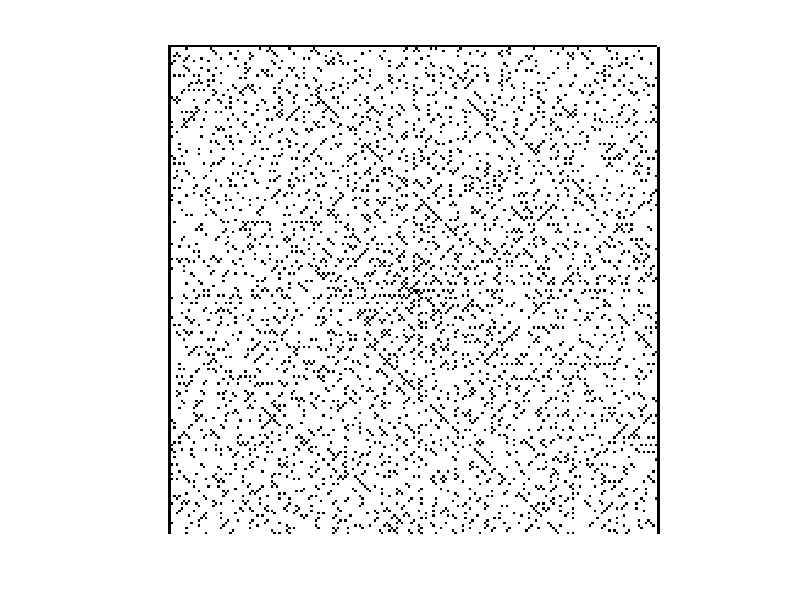

Here is the MATLAB script that generated this plot:
% Takes the dimension of the square, and the pixel to number ratio as
% input, creates the prime spiral pixelmap
clear
close all

dim = 199; % Dimension should be odd, so that there is a center pixel
% Which is 1
dimsquared = dim^2;
ratio = 1;
primeDots = ~isprime(1:dimsquared);
Spiral = zeros(dim);
center = ceil(dim/2);
euclid = [ center center ];
turn = [ 0 0; 1 0 ];
rim = [1 0 0]';
% rim_i is the layer
% rim_j is the edge, so we go from 0 - 3
% The length of edge is 2*rim_i
% rim_k is how far along that edge we have progressed
for i = 1:dimsquared
    if rim(2) == 0
        euclid(1) = center - rim(1) + rim(3);
        euclid(2) = center + rim(1);
    elseif rim(2) == 1
        euclid(1) = center + rim(1);
        euclid(2) = center + rim(1) - rim(3);
    elseif rim(2) == 2
        euclid(1) = center + rim(1) - rim(3);
        euclid(2) = center - rim(1);
    else 
        euclid(1) = center - rim(1);
        euclid(2) = center - rim(1) + rim(3);
    end
    Spiral(euclid(1)+1, euclid(2)+1) = primeDots(i);
    rim(3) = rim(3) + 1;
    if rim(3) == 2*rim(1)
        rim(3) = 0;
        rim(2) = rim(2) + 1;
        if rim(2) > 3
            rim(2) = 0;
            rim(1) = rim(1) + 1;
        end
    end
end


figure
imshow(Spiral,[]);